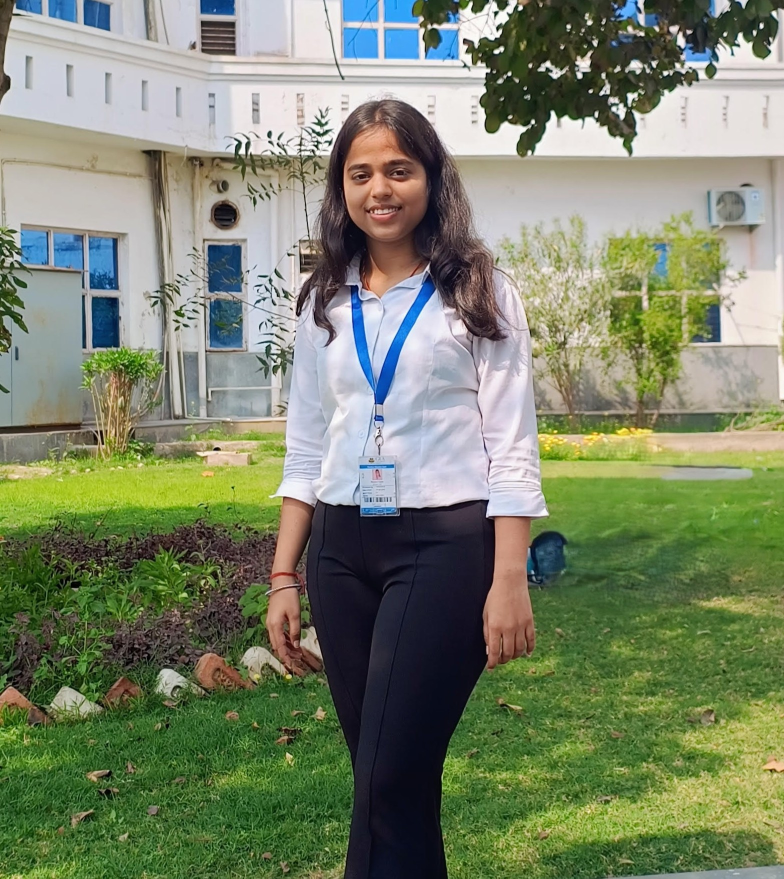
#> input picture OneDrive/Documents/Portfolio/assets/profile.jpg, 1568 x 1757 px (shown at 1/2 size)
$ python -i convert_image.py   (imports and definitions only)
#> lines starting #> are read from the running program, lines starting #| are printed output that depends on the picture
import os
import sys

try:
    from PIL import Image
except ImportError:
    print("Pillow library not found. Installing it now...")
    import subprocess
    subprocess.check_call([sys.executable, "-m", "pip", "install", "Pillow"])
    from PIL import Image

def process_image(input_path, output_path):
    # Ensure assets directory exists
#> called with input_path = 'assets/profile.jpg', output_path = 'out.png'
    os.makedirs(os.path.dirname(output_path), exist_ok=True)

    if not os.path.exists(input_path):
        print(f"Error: I could not find '{input_path}'.")
        print("Please save your photo directly in the Portfolio folder and name it 'input.jpg' or 'input.png', then run this again!")
        return

    print("Processing your image...")
    with Image.open(input_path) as img:
        # Strip alpha channel if converting to standard WebP easily
#> img is the input picture: PIL image 1568x1757 RGB; mean R, G, B 123.3, 132.6, 106.5
        if img.mode in ('RGBA', 'P'):
            img = img.convert('RGB')

        # The Hero section mask has an aspect ratio of 4:5 (beautiful portrait crop)
        width, height = img.size
#> width = 1568; height = 1757
        target_ratio = 4.0 / 5.0
        current_ratio = width / height
#> current_ratio = 0.892

        if current_ratio > target_ratio:
            # Crop width
            new_width = int(height * target_ratio)
#> new_width = 1405
            left = (width - new_width) // 2
#> left = 81
            right = left + new_width
#> right = 1486
            img = img.crop((left, 0, right, height))
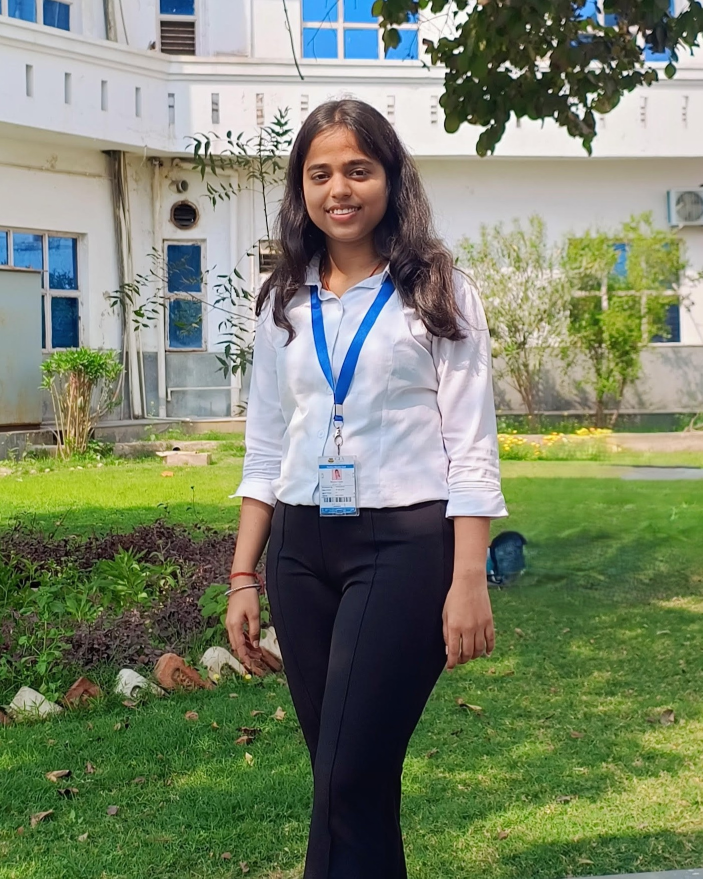
#> img: PIL image 1405x1757 RGB (shown at 1/2 size); mean R, G, B 121.5, 130.6, 105.9
        else:
            # Crop height (mainly crop from the bottom to keep your face/upper body centered)
            new_height = int(width / target_ratio)
            img = img.crop((0, 0, width, new_height))

        # Resize to an optional web-friendly max size to save bandwidth
        img.thumbnail((800, 1000), Image.Resampling.LANCZOS)
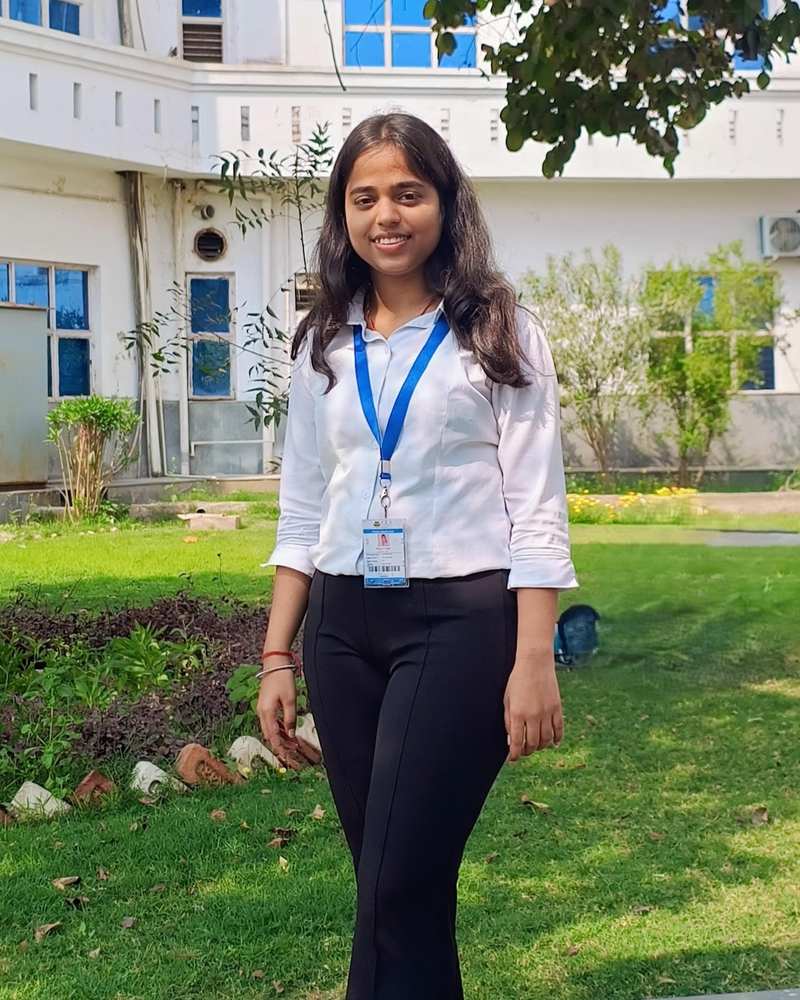
#> img: PIL image 800x1000 RGB; mean R, G, B 121.5, 130.6, 105.9

        # Save as highly optimized WebP
        img.save(output_path, 'WEBP', quality=85)
        print(f"Success! Your image has been beautifully cropped, compressed, and saved to '{output_path}'.")
        print("Refresh your browser to see it LIVE in your portfolio!")

# [7 lines not run here, left out]

>>> result = process_image('assets/profile.jpg', 'out.png')
